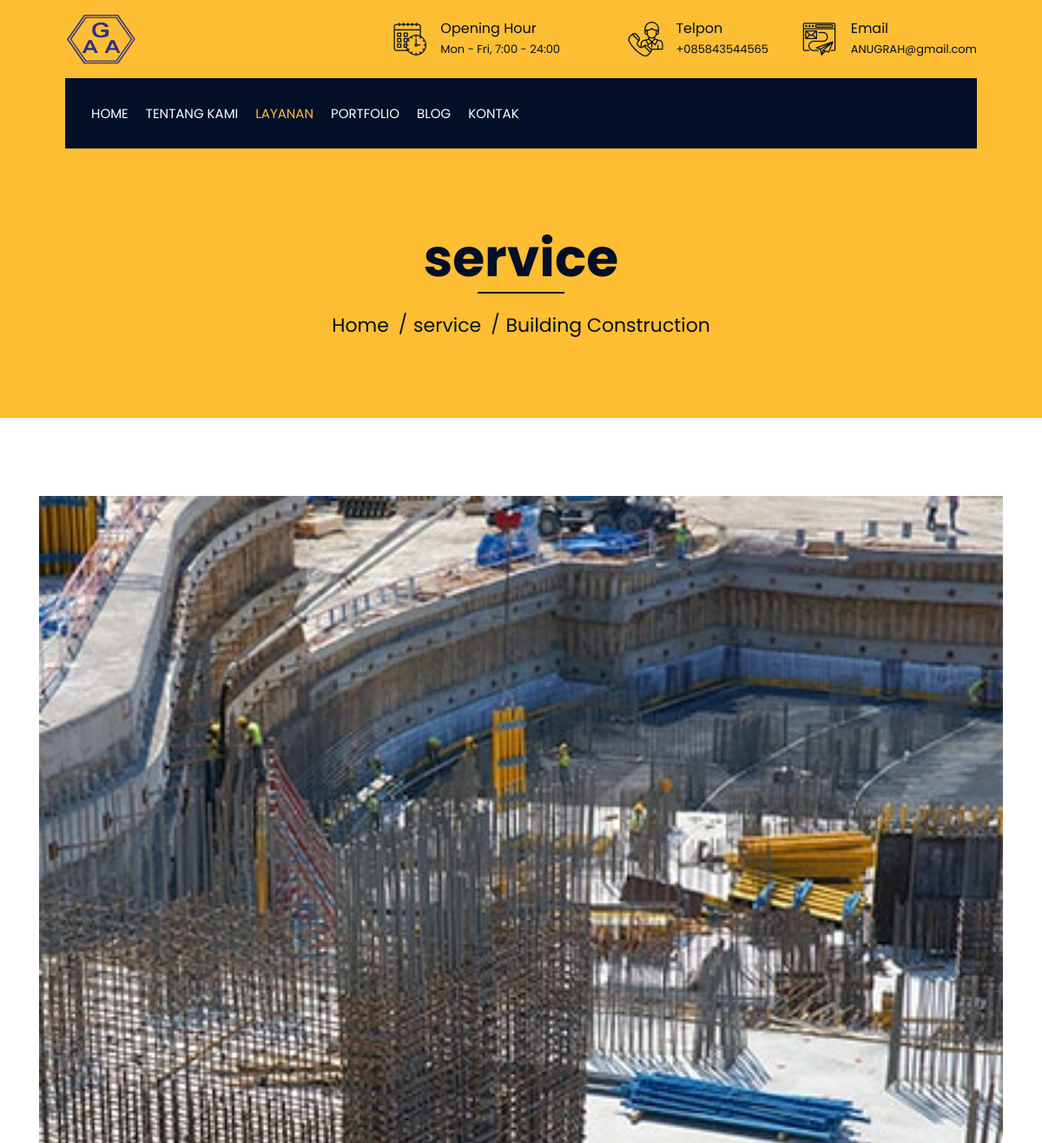
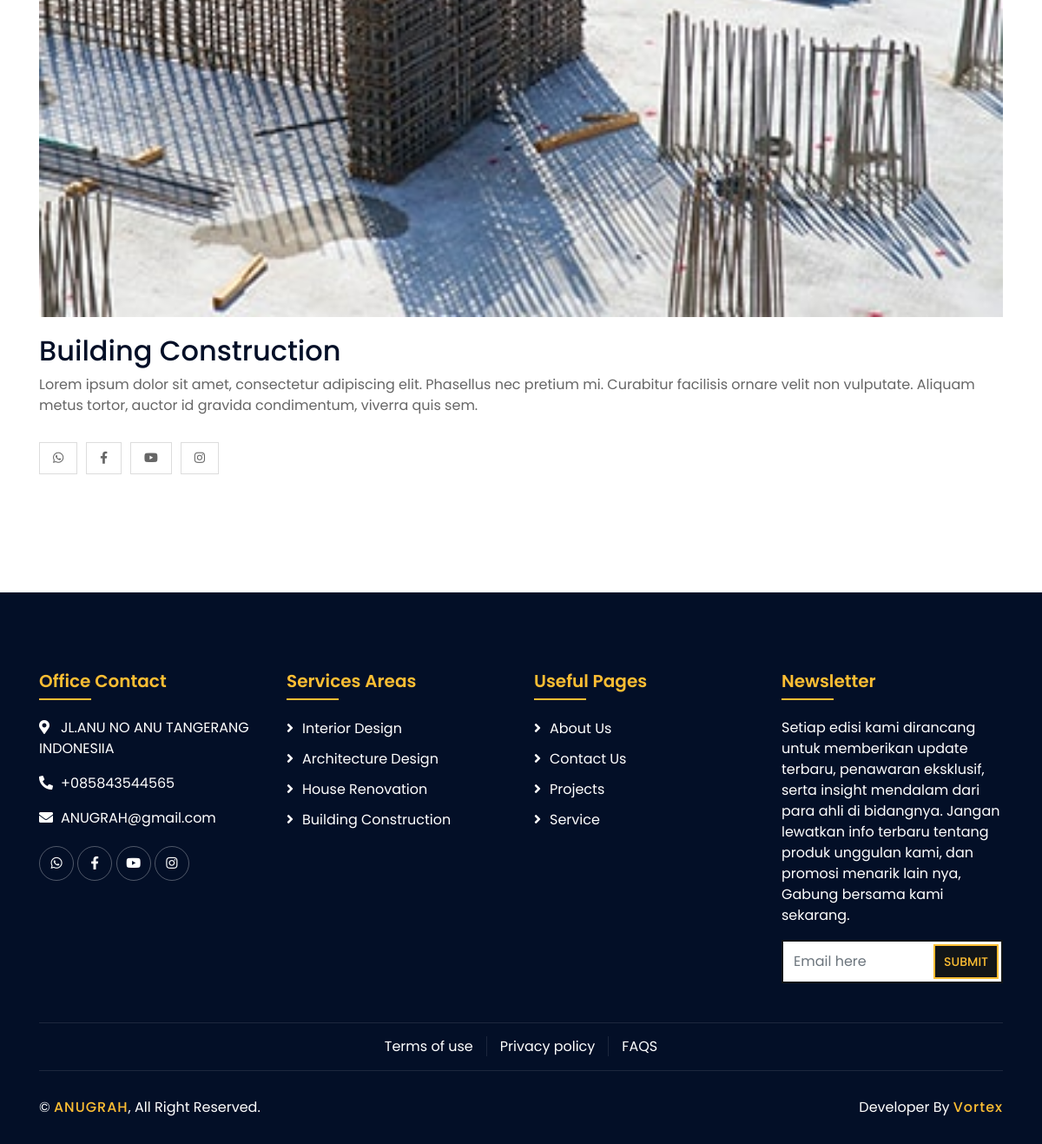
The app's page /service/Building-Construction with its own data (2 pictures, top to bottom).
### tables this page shows
CREATE TABLE `set_app` (
  `id` int NOT NULL,
  `app_name` varchar(100) NOT NULL,
  `title` varchar(190) NOT NULL,
  `deskripsi` varchar(190) NOT NULL,
  `email` varchar(100) NOT NULL,
  `telpon` varchar(20) NOT NULL,
  `logo` varchar(100) NOT NULL,
  `addres` varchar(100) NOT NULL,
  `keyword` varchar(225) NOT NULL,
  `map` text NOT NULL,
  `favicon` varchar(160) NOT NULL
);

CREATE TABLE `tbl_service` (
  `id` int NOT NULL,
  `title` varchar(190) NOT NULL,
  `body` text NOT NULL,
  `images` text NOT NULL,
  `private` int NOT NULL,
  `slug` varchar(225) NOT NULL,
  `meta_deskripsi` varchar(190) NOT NULL,
  `keyword` varchar(225) NOT NULL
);

### application/controllers/Main.php (called while the page is built, shortened)
<?php
class Main extends CI_Controller
{
    public function __construct()
    {
        $this->load->model('Main_m', 'models');
    }
    function static()
    {
        $data['header'] = 'pages/public/builder/header';
        $data['nav'] = 'pages/public/builder/nav';
        $data['footer'] = 'pages/public/builder/footer';
        return $data;
    }
    public function service_detail($x)
    {
        $c = array(' ');
        $d = array('&', '/', '\\', ',', '.', '#', ':', ';', '\'', '"', '[', ']', '{', '}', ')', '(', '|', '`', '~', '!', '@', '%', '$', '^', '&', '*', '=', '?', '+', '–', '\n', '\r');
        $s = str_replace($d, '', htmlspecialchars($x, ENT_QUOTES));
        $slug = strtolower(str_replace($c, '-', $s));
        $sql = $this->db->query("SELECT slug FROM tbl_service where slug='$slug'");
        $cek_url = $sql->num_rows();
        if ($cek_url == false) {
            $this->output->set_status_header(403);
            show_error('Url tidak di temukan');
        } else {
            $service_seo = $this->models->fetc_where_data('tbl_service', 'slug', $slug);
            $data['body'] = 'pages/public/builder/component/service_detail';
            $data['static'] = $this->static();
            $data['seo_title'] = $service_seo['title'];
            $data['seo_deskripsi'] = $service_seo['meta_deskripsi'];
            $data['seo_keyword'] = $service_seo['keyword'];
            $data['robots'] = 'all, index, follow';
            $data['ogImages'] = base_url('assets/public/img/') . $service_seo['images'];
            $data['ogAlt'] = 'all, index, follow';
            $data['breadcump_1'] = $this->uri->segment(1);
            $data['field'] = $service_seo;
            $data['serviceall'] = $this->models->fetc_all_data_limit('tbl_service', 12, 'id', 'DESC');
            $this->load->view('main', $data);
        }
    }
}

### index.php (called while the page is built, shortened)
<?php
require_once BASEPATH.'core/CodeIgniter.php';

### application/helpers/app_helper.php (called while the page is built, shortened)
<?php
function app($x)
{
    $ci = get_instance();
    $q = $ci->db->get_where('set_app', ['id' => 1])->row_array();
    if ($x == 'telpon') {
        $r = $q['telpon'];
    } elseif (($x == 'email')) {
        $r = $q['email'];
    } elseif (($x == 'app_name')) {
        $r = $q['app_name'];
    } elseif (($x == 'logo')) {
        $r = $q['logo'];
    } elseif (($x == 'addres')) {
        $r = $q['addres'];
    } elseif (($x == 'app_name')) {
        $r = $q['app_name'];
    } elseif (($x == 'deskripsi')) {
        $r = $q['deskripsi'];
    } elseif (($x == 'keyword')) {
        $r = $q['keyword'];
    } elseif (($x == 'title')) {
        $r = $q['title'];
    } elseif (($x == 'map')) {
        $r = $q['map'];
    } elseif (($x == 'favicon')) {
        $r = $q['favicon'];
    }
    return $r;
}
function media($x)
{
    $ci = get_instance();
    $q = $ci->db->get_where('set_media', ['media' => $x])->row_array();
    return $q['link'];
}
function get_db($table)
{
    $ci = get_instance();
    $ci->db->limit(6);
    $ci->db->order_by('id', 'DESC');
    $q = $ci->db->get($table)->result();
    return $q;
}

### application/models/Main_m.php (called while the page is built, shortened)
<?php defined('BASEPATH') or exit('No direct script access allowed');
class Main_m extends CI_Model
{
    public function fetc_all_data_limit($table, $limit, $order, $by)
    {
        $this->db->limit($limit);
        $this->db->order_by($order, $by);
        $query = $this->db->get($table)->result();
        return $query;
    }
}

### application/views/pages/public/builder/component/service_detail.php (the view, shortened to what this page needs)
<div class="page-header">
    <div class="container">
        <div class="row">
            <div class="col-12">
                <h2><?= $breadcump_1 ?></h2>
            </div>
            <div class="col-12">
                <a href="<?= base_url() ?>">Home</a>
                <a href="<?= base_url('blog/') ?>"><?= $breadcump_1 ?></a>
                <a href="javascript:void()"><?= htmlentities($field['title'])  ?></a>
            </div>
        </div>
    </div>
</div>
<div class="single">
    <div class="container">
        <div class="row">
            <div class="col-lg-12">
                <div class="single-content wow fadeInUp">
                    <img src="<?= htmlentities(base_url('assets/public/img/') . $field['images'], ENT_QUOTES)   ?>" />
                    <h2><?= htmlentities($field['title'])  ?></h2>
                    <?= $field['body'] ?>
                </div>
                <div class="single-tags wow fadeInUp">
                    <div class="footer-social">
                        <a href="<?= htmlentities(media('WHATSAPP'), ENT_QUOTES)  ?>"><i
                                class="fab fa-whatsapp"></i></a>
                        <a href="<?= htmlentities(media('FACEBOOK'), ENT_QUOTES)  ?>"><i
                                class="fab fa-facebook-f"></i></a>
                        <a href="<?= htmlentities(media('YOUTUBE'), ENT_QUOTES)  ?>"><i class="fab fa-youtube"></i></a>
                        <a href="<?= htmlentities(media('INSTAGRAM'), ENT_QUOTES)  ?>"><i
                                class="fab fa-instagram"></i></a>
                    </div>
                </div>
            </div>
        </div>
    </div>
</div>

### application/views/pages/public/builder/nav.php (shortened to what this page needs)
<div class="wrapper">
    <div class="top-bar">
        <div class="container-fluid">
            <div class="row align-items-center">
                <div class="col-lg-4 col-md-12">
                    <div class="logo">
                        <a href="index.html">
                            <img src="<?= htmlentities(base_url('assets/public/img/') . app('logo'), ENT_QUOTES) ?>"
                                alt="<?= htmlentities(app('app_name')) ?>">
                        </a>
                    </div>
                </div>
                <div class="col-lg-8 col-md-7 d-none d-lg-block">
                    <div class="row">
                        <div class="col-4">
                            <div class="top-bar-item">
                                <div class="top-bar-icon">
                                    <i class="flaticon-calendar"></i>
                                </div>
                                <div class="top-bar-text">
                                    <h3>Opening Hour</h3>
                                    <p>Mon - Fri, 7:00 - 24:00</p>
                                </div>
                            </div>
                        </div>
                        <div class="col-4">
                            <div class="top-bar-item">
                                <div class="top-bar-icon">
                                    <i class="flaticon-call"></i>
                                </div>
                                <div class="top-bar-text">
                                    <h3>Telpon</h3>
                                    <p>+<?= app('telpon') ?></p>
                                </div>
                            </div>
                        </div>
                        <div class="col-4">
                            <div class="top-bar-item">
                                <div class="top-bar-icon">
                                    <i class="flaticon-send-mail"></i>
                                </div>
                                <div class="top-bar-text">
                                    <h3>Email</h3>
                                    <p><?= app('email') ?></p>
                                </div>
                            </div>
                        </div>
                    </div>
                </div>
            </div>
        </div>
    </div>
    <div class="nav-bar">
        <div class="container-fluid">
            <nav class="navbar navbar-expand-lg bg-dark navbar-dark">
                <div class="collapse navbar-collapse justify-content-between" id="navbarCollapse">
                    <div class="navbar-nav mr-auto">
                        <a href="<?= base_url() ?>" class="nav-item nav-link <?php if ($this->uri->segment(1) == '') {
                                                                                    echo 'active';
                                                                                } ?>">Home</a>
                        <a href="<?= htmlentities(base_url('about'), ENT_QUOTES) ?>"
                            class="nav-item nav-link <?php if ($this->uri->segment(1) == 'about') {
                                                                                                                    echo 'active';
                                                                                                                } ?>">Tentang
                            Kami</a>
                        <a href="<?= htmlentities(base_url('service'), ENT_QUOTES) ?>"
                            class="nav-item nav-link <?php if ($this->uri->segment(1) == 'service') {
                                                                                                                    echo 'active';
                                                                                                                } ?>">Layanan</a>
                        <a href="<?= htmlentities(base_url('portfolio'), ENT_QUOTES) ?>"
                            class="nav-item nav-link <?php if ($this->uri->segment(1) == 'portfolio') {
                                                                                                                        echo 'active';
                                                                                                                    } ?>">Portfolio</a>
                        <a href="<?= htmlentities(base_url('blog'), ENT_QUOTES) ?>" class="nav-item nav-link <?php if ($this->uri->segment(1) == 'blog') {
                                                            echo 'active';
                                                        } ?>">Blog</a>
                        <a href="<?= htmlentities(base_url('contact'), ENT_QUOTES) ?>"
                            class="nav-item nav-link">Kontak</a>
                    </div>
                </div>
            </nav>
        </div>
    </div>

### application/views/pages/public/builder/footer.php (shortened to what this page needs)
<link rel="stylesheet" type="text/css"
    href="https://cdnjs.cloudflare.com/ajax/libs/toastr.js/latest/css/toastr.min.css">
<div class="footer wow fadeIn" data-wow-delay="0.3s">
    <div class="container">
        <div class="row">
            <div class="col-md-6 col-lg-3">
                <div class="footer-contact">
                    <h2>Office Contact</h2>
                    <p><i class="fa fa-map-marker-alt"></i><?= htmlentities(app('addres')) ?></p>
                    <p><i class="fa fa-phone-alt"></i>+<?= htmlentities(app('telpon'))  ?></p>
                    <p><i class="fa fa-envelope"></i><?= htmlentities(app('email'))  ?></p>
                    <div class="footer-social">
                        <a href="<?= htmlentities(media('WHATSAPP'), ENT_QUOTES)  ?>"><i
                                class="fab fa-whatsapp"></i></a>
                        <a href="<?= htmlentities(media('FACEBOOK'), ENT_QUOTES)  ?>"><i
                                class="fab fa-facebook-f"></i></a>
                        <a href="<?= htmlentities(media('YOUTUBE'), ENT_QUOTES)  ?>"><i
                                class="fab fa-youtube"></i></a>
                        <a href="<?= htmlentities(media('INSTAGRAM'), ENT_QUOTES)  ?>"><i
                                class="fab fa-instagram"></i></a>
                    </div>
                </div>
            </div>
            <div class="col-md-6 col-lg-3">
                <div class="footer-link">
                    <h2>Services Areas</h2>
                    <?php foreach (get_db('tbl_service') as $service): ?>
                        <a
                            href="<?= htmlentities(base_url('service/') . $service->slug, ENT_QUOTES)  ?>"><?= htmlentities($service->title) ?></a>
                    <?php endforeach ?>
                </div>
            </div>
            <div class="col-md-6 col-lg-3">
                <div class="footer-link">
                    <h2>Useful Pages</h2>
                    <a href="<?= htmlentities(base_url('about'), ENT_QUOTES) ?>">About Us</a>
                    <a href="<?= htmlentities(base_url('contact'), ENT_QUOTES)  ?>">Contact Us</a>
                    <a href="<?= htmlentities(base_url('portfolio'), ENT_QUOTES)  ?>">Projects</a>
                    <a href="<?= htmlentities(base_url('service'), ENT_QUOTES)  ?>">Service</a>
                </div>
            </div>
            <div class="col-md-6 col-lg-3">
                <div class="newsletter">
                    <h2>Newsletter</h2>
                    <p>
                        Setiap edisi kami dirancang untuk memberikan update terbaru, penawaran eksklusif, serta
                        insight mendalam dari para ahli di bidangnya. Jangan lewatkan info terbaru tentang produk
                        unggulan kami, dan promosi menarik lain nya, Gabung bersama kami sekarang.
                    </p>
                    <div class="form">
                        <form id="formNewslater">
                            <input class="form-control" type="email" name="email" placeholder="Email here">
                            <button class="btn" id="sendNewslater">Submit</button>
                        </form>
                    </div>
                </div>
            </div>
        </div>
    </div>
    <div class="container footer-menu">
        <div class="f-menu">
            <a href="<?= htmlentities(base_url('terms'), ENT_QUOTES)  ?>">Terms of use</a>
            <a href="<?= htmlentities(base_url('privacy'), ENT_QUOTES)  ?>">Privacy policy</a>
            <a href="<?= htmlentities(base_url('faqs'), ENT_QUOTES) ?>">FAQS</a>
        </div>
    </div>
    <div class="container copyright">
        <div class="row">
            <div class="col-md-6">
                <p>&copy; <a href="javascript:void()"><?= app('app_name') ?></a>, All Right Reserved.</p>
            </div>
            <div class="col-md-6">
                <p>Developer By <a href="https://vortex.com">Vortex</a></p>
            </div>
        </div>
    </div>
</div>
</div>

### records on screen
set_app: logo (picture), telpon "085843544565", email "ANUGRAH@gmail.com", addres "JL.ANU NO ANU TANGERANG INDONESIIA", app_name "ANUGRAH"
tbl_service: title "Building Construction", images (picture), body "Lorem ipsum dolor sit amet, consectetur adipiscing elit. Phasellus nec pretium mi. Curabitur facilisis ornare velit non vulputate. Aliquam metus tortor, auctor id gravida condimentum, viverra quis sem."
tbl_service: title "Interior Design"
tbl_service: title "Architecture Design"
tbl_service: title "House Renovation"

### other values on screen
$breadcump_1 "service"
